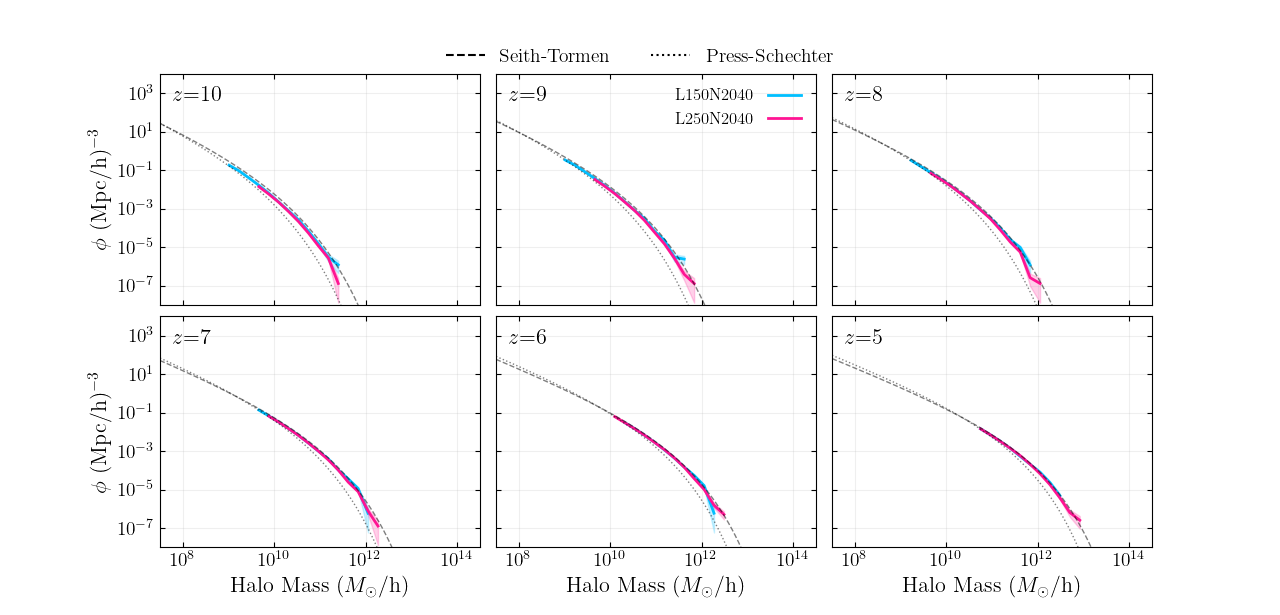
#> input picture scripts_ppt/BBGB_2024/images/hmf.png, 1280 x 615 px
$ python -i SpectroPhotometry.py   (imports and definitions only)
#> lines starting #> are read from the running program, lines starting #| are printed output that depends on the picture
### src/galspy/Spectra/Templates.py
import os, shutil
import time
import hoki.load
import numpy
import pickle
from typing import Literal
import subprocess
from concurrent.futures import ThreadPoolExecutor


class BPASS:
    BPASS_DATADIR = "/mnt/home/student/cranit/Data/BPASS/BPASSv2.2.1_release-07-18-Tuatara/"
    BPASS_VERSION = "2.2.1"

    AVAIL_MODEL_HINT = Literal["SALPETER_UPTO_100M","KROUPA_UPTO_100M","KROUPA_UPTO_300M","KROUPA_UPTO_100M_TOP_HEAVY","KROUPA_UPTO_300M_TOP_HEAVY","KROUPA_UPTO_100M_BOTTOM_HEAVY","KROUPA_UPTO_300M_BOTTOM_HEAVY","CHABRIER_UPTO_100M","CHABRIER_UPTO_300M"]
    # Because you can't itterate over a Literal hint, duplicate list is needed
    AVAIL_MODEL = ["SALPETER_UPTO_100M","KROUPA_UPTO_100M","KROUPA_UPTO_300M","KROUPA_UPTO_100M_TOP_HEAVY","KROUPA_UPTO_300M_TOP_HEAVY","KROUPA_UPTO_100M_BOTTOM_HEAVY","KROUPA_UPTO_300M_BOTTOM_HEAVY","CHABRIER_UPTO_100M","CHABRIER_UPTO_300M"]

    AVAIL_METALLICITY = [0.00001,0.0001,
                        0.001,0.002,0.003,0.004,0.006,0.008,
                        0.010,0.014,0.020,0.030,0.040]

    _model_name_imf_string = {
        "SALPETER_UPTO_100M":"135all_100",
        "KROUPA_UPTO_100M":"135_100",
        "KROUPA_UPTO_300M":"135_300",
        "KROUPA_UPTO_100M_TOP_HEAVY":"100_100",
        "KROUPA_UPTO_300M_TOP_HEAVY":"100_300",
        "KROUPA_UPTO_100M_BOTTOM_HEAVY":"170_100",
        "KROUPA_UPTO_300M_BOTTOM_HEAVY":"170_300",
        "CHABRIER_UPTO_100M":"_chab100",
        "CHABRIER_UPTO_300M":"_chab300"
    }

    # [37 lines left out: functions __init__, _validate_options, _get_filepath, GetFlux, not called in this run]


class Templates:
    CACHE_DIR = "/mnt/home/student/cranit/RANIT/Repo/galspy/cache/spectra/array"
    _model_name_to_filename = {
        "SALPETER_UPTO_100M":"salpeter100",
        "KROUPA_UPTO_100M":"kroupa100",
        "KROUPA_UPTO_300M":"kroupa300",
        "KROUPA_UPTO_100M_TOP_HEAVY":"kroupa100th",
        "KROUPA_UPTO_300M_TOP_HEAVY":"kroupa300th",
        "KROUPA_UPTO_100M_BOTTOM_HEAVY":"kroupa100bh",
        "KROUPA_UPTO_300M_BOTTOM_HEAVY":"kroupa300bh",
        "CHABRIER_UPTO_100M":"chabrier100",
        "CHABRIER_UPTO_300M":"chabrier300"
    }

    def __init__(self):
        pass

    def _get_filename(self,imf:BPASS.AVAIL_MODEL_HINT,system:Literal["Single","Binary"],prefix:str=""):
        filename=f"{prefix}_{Templates._model_name_to_filename[imf]}_{system.lower()[0:3]}.specs"
        return filename

    # [56 lines left out: functions _CreateStellarCache, GetStellarTemplates, GetNebularTemplates, GetTemplates, not called in this run]


# CACHE STAR index from the templates
from astropy.cosmology import FlatLambdaCDM
# [44 lines left out: functions map_to_closest, GetCachedStarsSpecTemplateIndex, not called in this run]

### src/galspy/Spectra/Voigt.py
import numpy as np
from scipy.special import wofz
from typing import Literal
import matplotlib.pyplot as plt
import matplotlib

# ----- Physical Constants (CGS Units)-----
c = 3e10            # Speed of light [cm/s]
q = 4.8e-10         # Elementary charge [esu]
me = 9.1e-28        # Electron mass [g]
m_H = 1.67e-24      # Hydrogen atom mass [g]
k_B = 1.38e-16      # Boltzmann constant [erg/K]

class Line:
    def __init__(self,lambda0_A:float,gamma:float,f:float,label:str=""):
        """
        This class provides a convenient way to store and access the properties
        of a spectral line.

        Args:
            lambda0_A (float) : Central wavelength of the spectral line in Angstroms.
            gamma (float) : Damping constant of the spectral line due to natural broadening in s^-1 or Hz.
            f (float) : Oscillator strength of the spectral line.
            label (str) : An optional tag or label for the spectral line.

        Attributes:
            lambda0 : Central wavelength of the spectral line in centimeters.
            nu0 : Central frequency of the spectral line in Hz.
            sigma : Cross section in cm^2.

        """
        self.lambda0_A = lambda0_A                      # Line central wavelength [A]
        self.gamma = gamma                              # Natural broadening [s^-1]
        self.f = f                                      # Oscillator strength for the Line
        self.label = label
        # -----
        self.lambda0 = self.lambda0_A*1e-8              # Line central wavelength [cm]
        self.nu0 = c/self.lambda0                       # Line central frequency [Hz]
        self.sigma = ((np.pi*(q**2))/(me*c))*self.f     # Cross Section [cm^2]

LINE_BANK ={
    "LyA" : Line(1215.67,6.265e8,0.4162,"LyA")
}


class AbsorbingCloud:
    def __init__(self,temperature:float,absorber_weight:float=1):
        self.absorber_weight = absorber_weight
        self.absorber_mass = absorber_weight * m_H
        self.M = self.absorber_mass
        self.set_temperature(temperature)

    def set_temperature(self,temperature):
        self.temperature = temperature
        self.T = self.temperature
        self.b = np.sqrt(2*k_B*self.T/self.M)           # Doppler parameter [cm/s] (WM : Eq - 3.45)


CLOUD_BANK = {
    "Hydrogen_10000K" : AbsorbingCloud(10000,1)
}


class Voigt:
    # [56 lines left out: functions __init__, _hjerting, get_tau, show_column_density_trend, show_b_parameter_trend, not called in this run]


# [5 lines that do not run on import are left out]

### src/galspy/Spectra/SpectroPhotometry.py
import numpy as np
import astropy
from scipy.signal import convolve2d
from typing import Literal
import matplotlib.pyplot as plt
import matplotlib.colors as mcolors
import cv2 as cv
from typing import List,Literal
import pickle
from galspy.Utility.Visualization import Cube3D
from galspy.MPGadget import _PIG
from galspy.Spectra import SpectralTemplates
from astropy.cosmology import FlatLambdaCDM
from galspy.Spectra.jwst import get_NIRCam_filter
from galspy.Spectra.jwst import _AVAIL_JWST_FILTERS_HINT
from galspy.Spectra.Templates import Templates
from galspy.Spectra.Templates import BPASS
from galspy.Spectra.Dust import DustExtinction
import galspy.Spectra.Voigt as vgt
import galspy as gs


# [4 lines left out: function show_image, not called in this run]


class BlobFinder:
    def __init__(self,img):
        self.target_img = img


    # [227 lines left out: functions opencv_findblobs, show_opencv_pipeline, not called in this run]


class PIGSpectrophotometry:
    _template_specs_stellar = None
    _template_specs_with_nebular = None

    # [631 lines left out: functions __init__, LoadSpectrums, _get_pixel_resolution, _get_observer_frame_dilution_factor, _get_projection_img, _get_mass_factor_scaling and 8 more, not called in this run]


    # self.show_spectrum(wl_obs,spec_obs,
    #                    [
    #                        propout["PHOTO"]["F070W"],
    #                        propout["PHOTO"]["F090W"],
    #                        propout["PHOTO"]["F115W"],
    #                        propout["PHOTO"]["F150W"],
    #                        propout["PHOTO"]["F200W"],
    #                        propout["PHOTO"]["F277W"],
    #                        propout["PHOTO"]["F356W"],
    #                        propout["PHOTO"]["F444W"]
    #                     ])

    # print(propout["PHOTO"]["M_AB_F115W"])
    # print("MD",M_AB[tgid-1])

>>> import cv2
>>> picture = cv2.imread('../../../scripts_ppt/BBGB_2024/images/hmf.png')
#> picture is the input picture: shape (615, 1280, 3); mean B, G, R 249.5, 249, 249.5
>>> result = BlobFinder(picture).opencv_findblobs()
#> in opencv_findblobs, `bin_mask = np.int32(np.where(img>0,255,0))`:
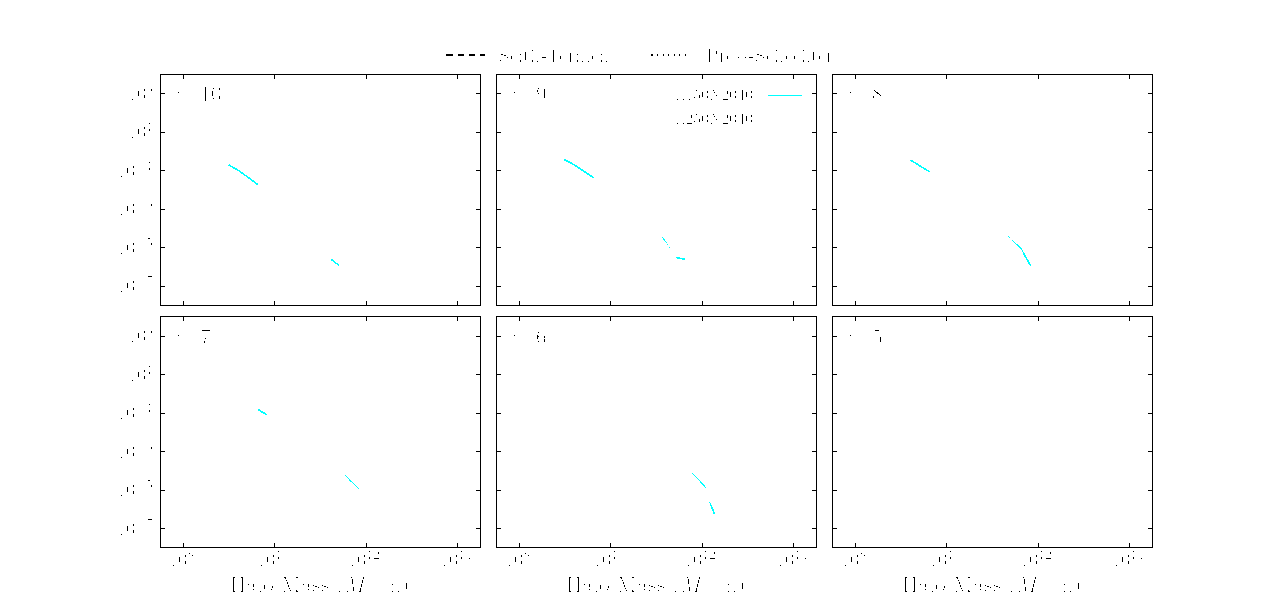
#> bin_mask: shape (615, 1280, 3) int32; mean B, G, R 252.3, 252.3, 252.2
#> in opencv_findblobs, `closed = cv.morphologyEx(mask_th, cv.MORPH_CLOSE, kernel)`:
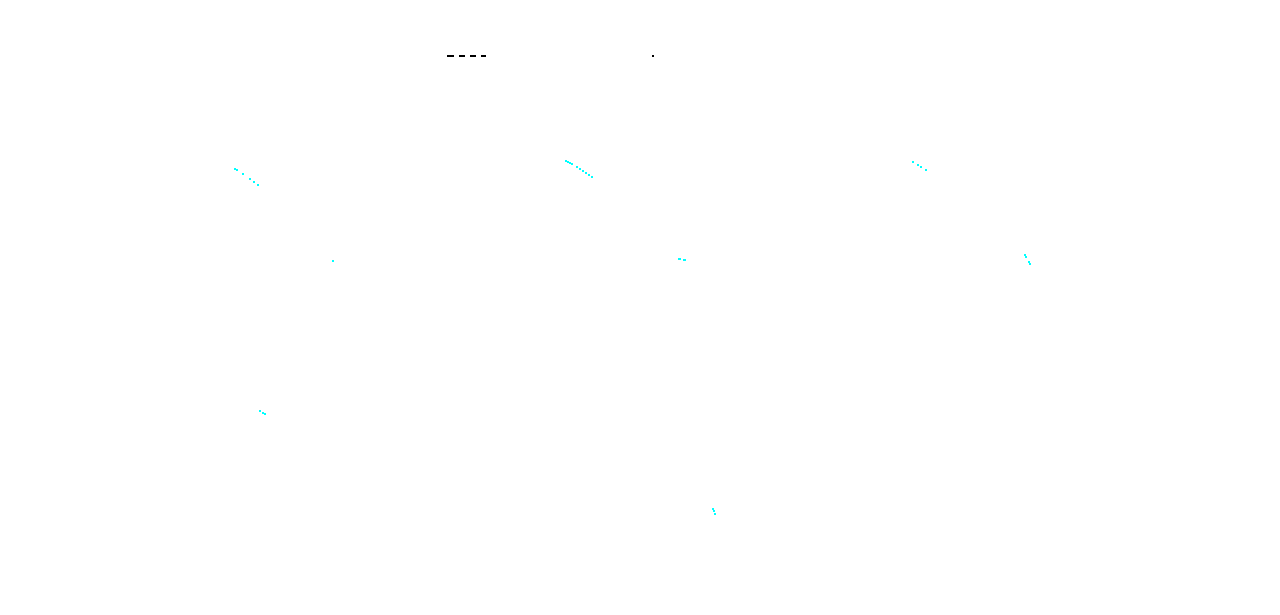
#> closed: shape (615, 1280, 3); mean B, G, R 255, 255, 254.9
#> in opencv_findblobs, `dilated = cv.dilate(opened, kernel,iterations=1)`: dilated: shape (615, 1280, 3); every value is 255
#> in opencv_findblobs, `keypoints = detector.detect(target_img)`: keypoints = ()
#> after the loop in opencv_findblobs, `for key in keypoints:`: BLOB_CENTER = []
#> in opencv_findblobs, `BLOB_RADIUS_EXPANDED = RADIUS_GROWTH_FACTOR*np.array(BLOB_RADIUS)`: BLOB_RADIUS_EXPANDED = empty array
#> in opencv_findblobs, `BLOB_RADIUS_EXPANDED = list(BLOB_RADIUS_EXPANDED)`: BLOB_RADIUS_EXPANDED = []
#> after the loop in opencv_findblobs, `for row in range(0,lable.shape[0]):`: lable: shape (615, 1280, 3) int64; every value is -1
#> (the run stopped early here; a loop or call above may not have finished)
